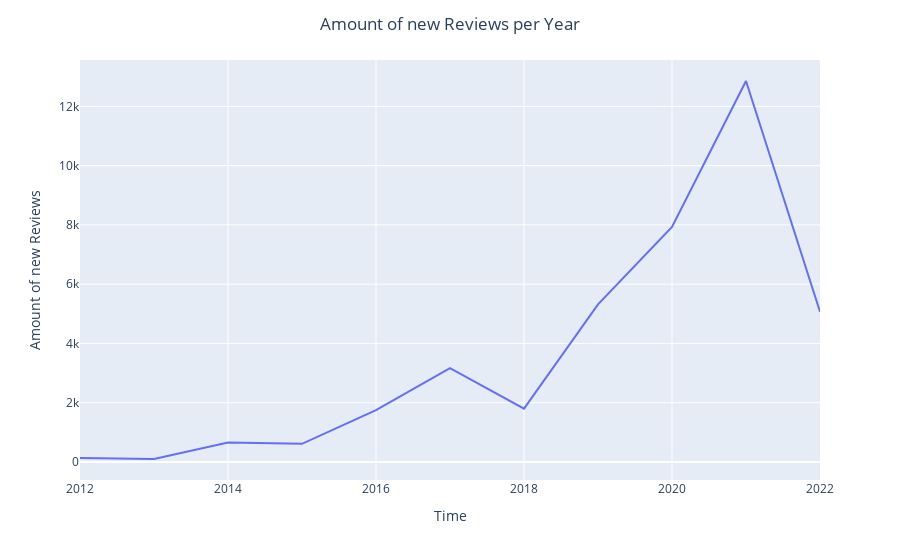

Write notebook code for a chart like this one.
### Code cell
yearly_amount_chart= px.line(yearly_review_amounts,x="year",y="banktype")
yearly_amount_chart.update_layout(title='Amount of new Reviews per Year',
           xaxis_title='Time', yaxis_title='Amount of new Reviews',title_x=0.5,width=900)

### Figure 1 — Plotly figure (JSON) as saved in the notebook; plotly's stock layout.template omitted (floating-point values rounded to 4 significant figures)
{"data": [{"hovertemplate": "year=%{x}<br>banktype=%{y}<extra></extra>", "legendgroup": "", "line": {"color": "#636efa", "dash": "solid"}, "marker": {"symbol": "circle"}, "mode": "lines", "name": "", "orientation": "v", "showlegend": false, "type": "scatter", "x": [2012, 2013, 2014, 2015, 2016, 2017, 2018, 2019, 2020, 2021, 2022], "xaxis": "x", "y": [137, 100, 658, 611, 1750, 3164, 1800, 5316, 7934, 12856, 5068], "yaxis": "y"}], "layout": {"legend": {"tracegroupgap": 0}, "margin": {"t": 60}, "title": {"text": "Amount of new Reviews per Year", "x": 0.5}, "width": 900, "xaxis": {"anchor": "y", "domain": [0, 1], "title": {"text": "Time"}}, "yaxis": {"anchor": "x", "domain": [0, 1], "title": {"text": "Amount of new Reviews"}}}}
